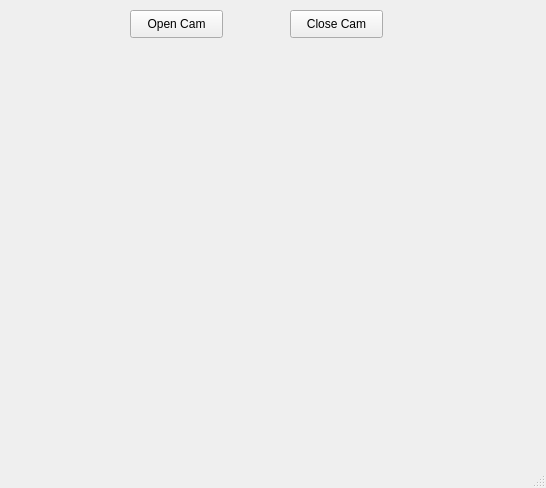
<?xml version="1.0" encoding="UTF-8"?>
<ui version="4.0">
 <class>MainWindow</class>
 <widget class="QMainWindow" name="MainWindow">
  <property name="geometry">
   <rect>
    <x>0</x>
    <y>0</y>
    <width>546</width>
    <height>488</height>
   </rect>
  </property>
  <property name="windowTitle">
   <string>MainWindow</string>
  </property>
  <widget class="QWidget" name="centralwidget">
   <widget class="QPushButton" name="pushButton">
    <property name="geometry">
     <rect>
      <x>130</x>
      <y>10</y>
      <width>93</width>
      <height>28</height>
     </rect>
    </property>
    <property name="text">
     <string>Open Cam</string>
    </property>
   </widget>
   <widget class="QLabel" name="label">
    <property name="geometry">
     <rect>
      <x>10</x>
      <y>70</y>
      <width>521</width>
      <height>381</height>
     </rect>
    </property>
    <property name="text">
     <string/>
    </property>
   </widget>
   <widget class="QPushButton" name="pushButton_2">
    <property name="geometry">
     <rect>
      <x>290</x>
      <y>10</y>
      <width>93</width>
      <height>28</height>
     </rect>
    </property>
    <property name="text">
     <string>Close Cam</string>
    </property>
   </widget>
  </widget>
  <widget class="QStatusBar" name="statusbar"/>
  <widget class="QMenuBar" name="menubar">
   <property name="geometry">
    <rect>
     <x>0</x>
     <y>0</y>
     <width>546</width>
     <height>26</height>
    </rect>
   </property>
  </widget>
 </widget>
 <resources/>
 <connections/>
</ui>
